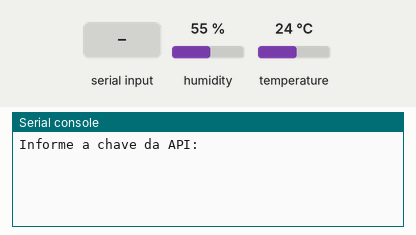
Recording of a program running on a simulated ESP32 board running MicroPython. Parts: the last lines printed to the serial console. Wiring (from the project's diagram.json): DHT22 sensor on GPIO 15. The test bench sets the inputs (shaded band); at power-on: humidity 55 %, temperature 24 °C. WiFi joins after 1.5 s; web requests get an empty 200 reply after 0.4 s.

Above: at 1.2 s.
1.3 s: "1" typed at the serial console, then Enter
At 1.8 s:
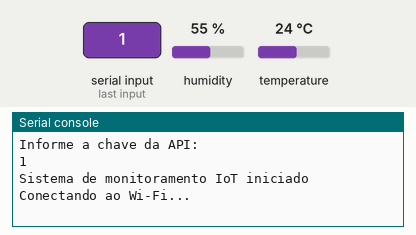
2.8 s: humidity set to 22 %
At 4.6 s:
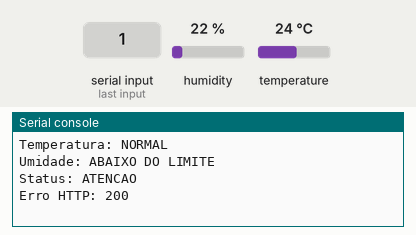

The program:

main.py
```python
import network
import time
import dht
import urequests
import ujson
from machine import Pin

# Configuracoes do dispositivo
DISPOSITIVO = "ESP32-01"
INTERVALO = 10
TEMP_MIN = 18
TEMP_MAX = 27
UMID_MIN = 40
UMID_MAX = 60

# Endereco da API REST
API_URL = "https://wbtuhibegvmlhofnxxyv.supabase.co/functions/v1/leituras"

# Configuracao do sensor
sensor = dht.DHT22(Pin(15))

# Configuracao da rede Wi-Fi
wifi = network.WLAN(network.STA_IF)
wifi.active(True)

# A chave sera informada durante a execucao
API_KEY = input("Informe a chave da API: ").strip()


def conectar_wifi():
    if not wifi.isconnected():
        print("Conectando ao Wi-Fi...")
        wifi.connect("Wokwi-GUEST", "")

        while not wifi.isconnected():
            time.sleep(1)

        print("Wi-Fi conectado!")


def enviar_leitura(temperatura, umidade):
    dados = {
        "dispositivo": DISPOSITIVO,
        "temperatura": temperatura,
        "umidade": umidade
    }

    headers = {
        "Content-Type": "application/json",
        "x-api-key": API_KEY
    }

    resposta = urequests.post(
        API_URL,
        data=ujson.dumps(dados),
        headers=headers
    )

    try:
        if resposta.status_code == 201:
            print("Leitura enviada com sucesso!")
        else:
            print("Erro HTTP:", resposta.status_code)
            print(resposta.text)
    finally:
        resposta.close()


print("Sistema de monitoramento IoT iniciado")

while True:
    try:
        conectar_wifi()

        # Coleta das medicoes
        sensor.measure()

        temperatura = sensor.temperature()
        umidade = sensor.humidity()

        # Processamento local
        alerta_temp = temperatura < TEMP_MIN or temperatura > TEMP_MAX
        alerta_umid = umidade < UMID_MIN or umidade > UMID_MAX

        print("-----------------------------")
        print("Temperatura:", temperatura, "C")
        print("Umidade:", umidade, "%")

        if temperatura < TEMP_MIN:
            print("Temperatura: ABAIXO DO LIMITE")
        elif temperatura > TEMP_MAX:
            print("Temperatura: ACIMA DO LIMITE")
        else:
            print("Temperatura: NORMAL")

        if umidade < UMID_MIN:
            print("Umidade: ABAIXO DO LIMITE")
        elif umidade > UMID_MAX:
            print("Umidade: ACIMA DO LIMITE")
        else:
            print("Umidade: NORMAL")

        if alerta_temp and alerta_umid:
            print("Status: CRITICO")
        elif alerta_temp or alerta_umid:
            print("Status: ATENCAO")
        else:
            print("Status: NORMAL")

        # Envio das medicoes para a API
        enviar_leitura(temperatura, umidade)

    except Exception as erro:
        print("Erro:", erro)

    time.sleep(INTERVALO)
```

Measured:
- after the input at 1.3 s, the serial console: prints a new line at once (image 1)
- after the input at 2.8 s, the serial console: prints a new line after 0.52 s (image 2)
